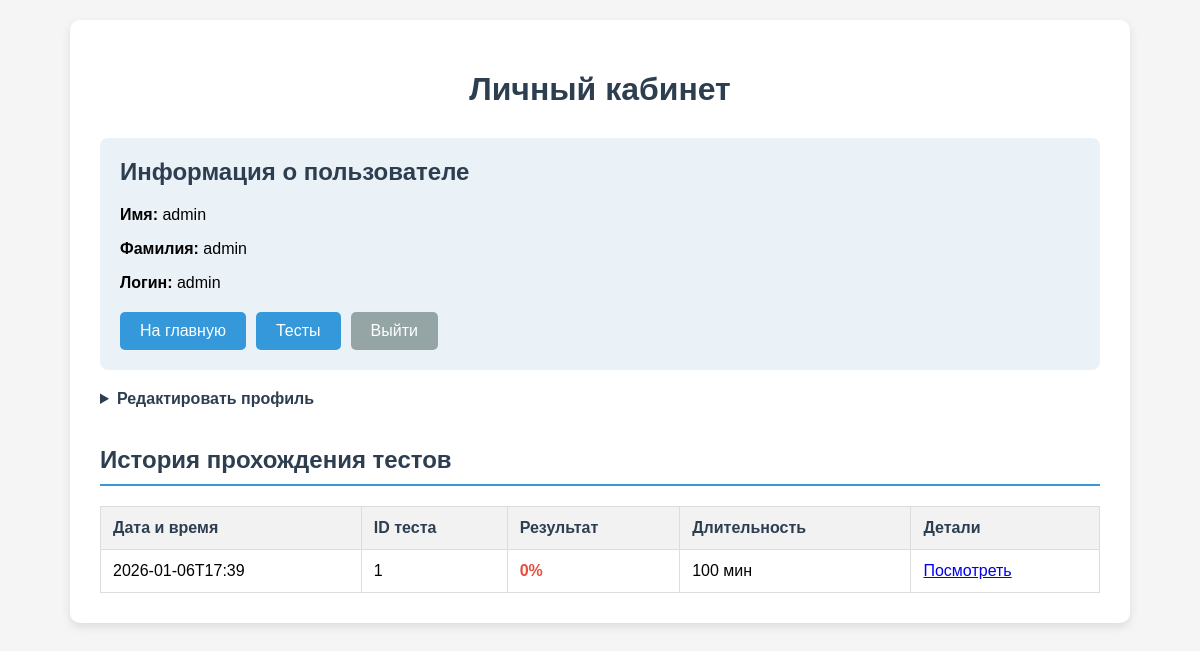
The app's page /profile (signed in), older data.
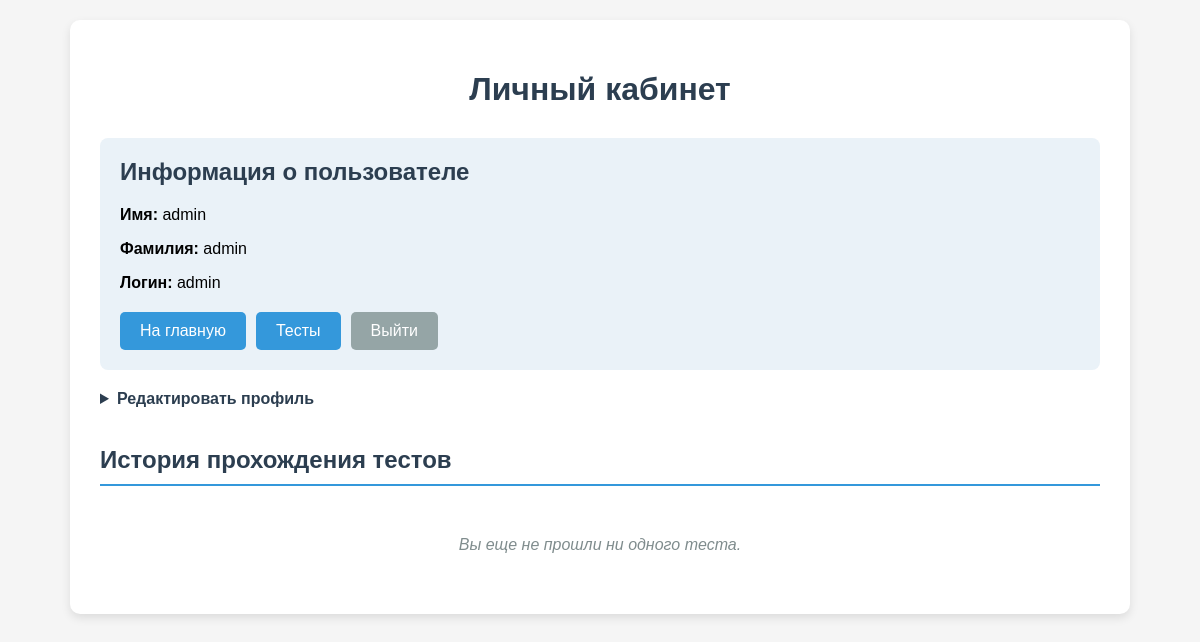
The same page, newer data.
### tables this page shows
CREATE TABLE attempts (id INTEGER PRIMARY KEY AUTOINCREMENT, test_id INTEGER NOT NULL, user_id INTEGER NOT NULL, score INTEGER NOT NULL, answers TEXT NOT NULL, timestamp TEXT NOT NULL, time INTEGER);

CREATE TABLE tests (id INTEGER PRIMARY KEY AUTOINCREMENT, time INTEGER NOT NULL, attempts INTEGER NOT NULL, tasks_id TEXT NOT NULL, access_code TEXT, test_name TEXT);

### app.py (the view, shortened to what this page needs)
@app.route('/profile', methods=['GET', 'POST'])
def profile():
    if 'user_id' not in session or session['user_id'] == 0:
        flash('Войдите в систему', 'error')
        return redirect(url_for('login'))
    user_id = session['user_id']
    user = fetch_user(user_id)
    if not user:
        flash('Пользователь не найден', 'error')
        return redirect(url_for('login'))
    conn = sqlite3.connect(DB_PATH)
    cursor = conn.cursor()
    cursor.execute("SELECT attempts.id, attempts.test_id, attempts.score, attempts.timestamp, tests.time, tests.attempts FROM attempts JOIN tests ON attempts.test_id = tests.id WHERE attempts.user_id = ? ORDER BY attempts.timestamp DESC", (user_id,))
    attempts = cursor.fetchall()
    conn.close()
    user_info = session.get('user_info') or {'id': user['id'], 'username': user['username'], 'name': user['name'], 'surname': user['surname']}
    return render_template('profile.html', attempts=attempts, user=user_info)

### app.py (called while the page is built)
def fetch_user(user_id):
    try:
        conn = sqlite3.connect(DB_PATH)
        cur = conn.cursor()
        cur.execute("SELECT id, username, name, surname, password FROM users WHERE id = ?", (user_id,))
        row = cur.fetchone()
        conn.close()
        return {'id': row[0], 'username': row[1], 'name': row[2], 'surname': row[3], 'password': row[4]} if row else None
    except Exception:
        current_app.logger.exception("Ошибка получения пользователя")
        return None

### templates/profile.html (shortened to what this page needs)
<!DOCTYPE html>
<html lang="ru">
<head>
</head>
<body>
    <div class="container">
        <h1>Личный кабинет</h1>
        <div class="user-info">
            <h2>Информация о пользователе</h2>
            <p><strong>Имя:</strong> {{ user.name }}</p>
            <p><strong>Фамилия:</strong> {{ user.surname }}</p>
            <p><strong>Логин:</strong> {{ user.username }}</p>
            <div class="action-buttons">
                <a href="/" class="action-btn">На главную</a>
                <a href="/tests" class="action-btn">Тесты</a>
                <a href="{{ url_for('logout') }}" class="action-btn btn-secondary">Выйти</a>
            </div>
        </div>
        <details class="edit">
            <summary style="cursor:pointer; font-weight:bold; color:#2c3e50; margin-bottom:8px;">Редактировать профиль</summary>
        </details>
        <div class="history">
            <h2>История прохождения тестов</h2>
            {% if attempts %}
            <table>
                <thead>
                    <tr>
                        <th>Дата и время</th>
                        <th>ID теста</th>
                        <th>Результат</th>
                        <th>Длительность</th>
                        <th>Детали</th>
                    </tr>
                </thead>
                <tbody>
                    {% for attempt in attempts %}
                    <tr>
                        <td>{{ attempt[3][:16] }}</td>
                        <td>{{ attempt[1] }}</td>
                        <td class="result-cell
                            {% if attempt[2] >= 80 %}result-good
                            {% elif attempt[2] >= 50 %}result-medium
                            {% else %}result-bad
                            {% endif %}">
                            {{ attempt[2] }}%
                        </td>
                        <td>{{ attempt[4] }} мин</td>
                        <td>
                            <a href="{{ url_for('test_result', attempt_id=attempt[0]) }}">
                                Посмотреть
                            </a>
                        </td>
                    </tr>
                    {% endfor %}
                </tbody>
            </table>
            {% else %}
            <div class="no-history">
                Вы еще не прошли ни одного теста.
            </div>
            {% endif %}
        </div>
    </div>
</body>
</html>

### templates/profile.html (style rules this page uses)
body { font-family: Arial, sans-serif; background-color: #f5f5f5; margin: 0; padding: 20px; }
.container { max-width: 1000px; margin: 0 auto; background: white; padding: 30px; border-radius: 10px; box-shadow: 0 4px 10px rgba(0,0,0,0.1); }
h1 { color: #2c3e50; text-align: center; margin-bottom: 30px; }
.user-info { background-color: #eaf2f8; padding: 20px; border-radius: 8px; margin-bottom: 20px; }
.user-info h2 { margin-top: 0; color: #2c3e50; }
.history { margin-top: 30px; }
.history h2 { color: #2c3e50; border-bottom: 2px solid #3498db; padding-bottom: 10px; }
.no-history { text-align: center; padding: 30px; color: #7f8c8d; font-style: italic; }
.action-buttons { display: flex; gap: 10px; margin-top: 20px; }
.action-btn { display: inline-block; padding: 10px 20px; background-color: #3498db; color: white; border: none; border-radius: 5px; text-decoration: none; cursor: pointer; text-align: center; }
.btn-secondary { background-color: #95a5a6; }
details.edit { margin-bottom: 18px; }

Row changes from the older to the newer data that the page shows:
removed attempts: timestamp "2026-01-06T17:39", test "1", score "0", time "100"
Text that changed along with them:
text no longer shown: "Дата и время ID теста Результат Длительность Детали"
text now shown: "Вы еще не прошли ни одного теста."
